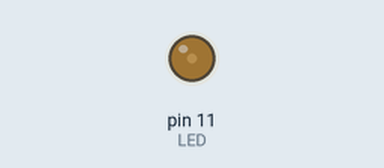
A program run on a simulated Raspberry Pi (header pin numbers). Parts: output pins drawn as LEDs (lit = HIGH).

Above: at 0.05 s.
At 2.05 s:
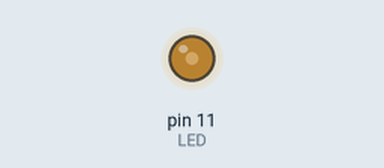
At 4.05 s:
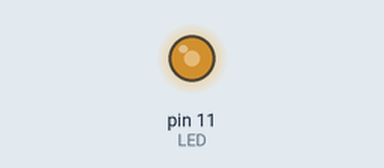
At 8.1 s:
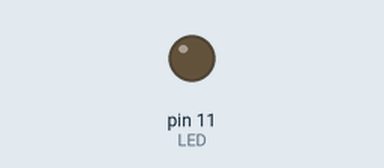
Timing chart, 0 to 13.0 s (numbered marks = the images above):
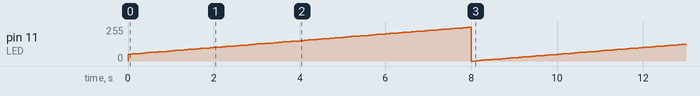

Measured:
- by itself, pin 11 (LED): ramps from 0/255 to 252/255 and jumps back, once every 10.0 s

The program:

led.py
```python
import time
import RPi.GPIO as GPIO

GPIO.setwarnings(False)
# RPi.GPIO Layout verwenden (wie Pin-Nummern)
GPIO.setmode(GPIO.BOARD)

LED = 11
# Pin 11 (GPIO 17) auf Output setzen
GPIO.setup(LED, GPIO.OUT)

pwm = GPIO.PWM(LED, 100)
pwm.start(0)
power = 20

# Dauersschleife
while 1:
	if power >= 100:
		power = 0

	pwm.ChangeDutyCycle(power)
  	time.sleep(0.1)
	power += 1
```
